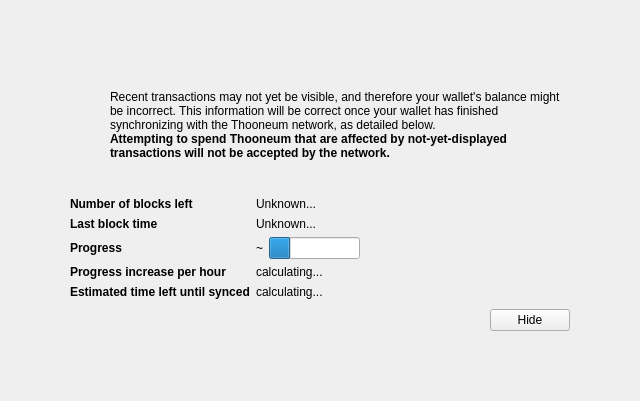
<?xml version="1.0" encoding="UTF-8"?>
<ui version="4.0">
 <class>ModalOverlay</class>
 <widget class="ModalOverlay" name="ModalOverlay">
  <property name="geometry">
   <rect>
    <x>0</x>
    <y>0</y>
    <width>640</width>
    <height>401</height>
   </rect>
  </property>
  <property name="windowTitle">
   <string>Form</string>
  </property>
  <layout class="QVBoxLayout" name="verticalLayout" stretch="0">
   <property name="sizeConstraint">
    <enum>QLayout::SetDefaultConstraint</enum>
   </property>
   <property name="leftMargin">
    <number>0</number>
   </property>
   <property name="topMargin">
    <number>0</number>
   </property>
   <property name="rightMargin">
    <number>0</number>
   </property>
   <property name="bottomMargin">
    <number>0</number>
   </property>
   <item>
    <widget class="QWidget" name="bgWidget" native="true">
     <property name="styleSheet">
      <string notr="true"/>
     </property>
     <layout class="QVBoxLayout" name="verticalLayoutMain" stretch="0">
      <property name="leftMargin">
       <number>60</number>
      </property>
      <property name="topMargin">
       <number>60</number>
      </property>
      <property name="rightMargin">
       <number>60</number>
      </property>
      <property name="bottomMargin">
       <number>60</number>
      </property>
      <item>
       <widget class="QWidget" name="contentWidget" native="true">
        <property name="styleSheet">
         <string notr="true"/>
        </property>
        <layout class="QVBoxLayout" name="verticalLayoutSub" stretch="1,0,0,0,0">
         <property name="spacing">
          <number>0</number>
         </property>
         <property name="leftMargin">
          <number>10</number>
         </property>
         <property name="topMargin">
          <number>10</number>
         </property>
         <property name="rightMargin">
          <number>10</number>
         </property>
         <property name="bottomMargin">
          <number>10</number>
         </property>
         <item>
          <layout class="QHBoxLayout" name="horizontalLayoutIconText" stretch="0,1">
           <property name="topMargin">
            <number>20</number>
           </property>
           <item>
            <layout class="QVBoxLayout" name="verticalLayoutIcon">
             <property name="leftMargin">
              <number>0</number>
             </property>
             <item>
              <widget class="QPushButton" name="warningIcon">
               <property name="enabled">
                <bool>false</bool>
               </property>
               <property name="text">
                <string/>
               </property>
               <property name="icon">
                <iconset>
                 <normaloff>:/icons/warning</normaloff>
                 <disabledoff>:/icons/warning</disabledoff>:/icons/warning</iconset>
               </property>
               <property name="iconSize">
                <size>
                 <width>48</width>
                 <height>48</height>
                </size>
               </property>
               <property name="flat">
                <bool>true</bool>
               </property>
              </widget>
             </item>
             <item>
              <spacer name="verticalSpacerWarningIcon">
               <property name="orientation">
                <enum>Qt::Vertical</enum>
               </property>
               <property name="sizeHint" stdset="0">
                <size>
                 <width>20</width>
                 <height>40</height>
                </size>
               </property>
              </spacer>
             </item>
            </layout>
           </item>
           <item>
            <layout class="QVBoxLayout" name="verticalLayoutInfoText">
             <property name="leftMargin">
              <number>0</number>
             </property>
             <property name="topMargin">
              <number>0</number>
             </property>
             <item>
              <widget class="QLabel" name="infoText">
               <property name="text">
                <string>Recent transactions may not yet be visible, and therefore your wallet's balance might be incorrect. This information will be correct once your wallet has finished synchronizing with the Thooneum network, as detailed below.</string>
               </property>
               <property name="textFormat">
                <enum>Qt::RichText</enum>
               </property>
               <property name="wordWrap">
                <bool>true</bool>
               </property>
              </widget>
             </item>
             <item>
              <widget class="QLabel" name="infoTextStrong">
               <property name="font">
                <font>
                 <weight>75</weight>
                 <bold>true</bold>
                </font>
               </property>
               <property name="text">
                <string>Attempting to spend Thooneum that are affected by not-yet-displayed transactions will not be accepted by the network.</string>
               </property>
               <property name="textFormat">
                <enum>Qt::RichText</enum>
               </property>
               <property name="wordWrap">
                <bool>true</bool>
               </property>
              </widget>
             </item>
             <item>
              <spacer name="verticalSpacerInTextSpace">
               <property name="orientation">
                <enum>Qt::Vertical</enum>
               </property>
               <property name="sizeHint" stdset="0">
                <size>
                 <width>20</width>
                 <height>40</height>
                </size>
               </property>
              </spacer>
             </item>
            </layout>
           </item>
          </layout>
         </item>
         <item>
          <spacer name="verticalSpacerAfterText">
           <property name="orientation">
            <enum>Qt::Vertical</enum>
           </property>
           <property name="sizeHint" stdset="0">
            <size>
             <width>20</width>
             <height>40</height>
            </size>
           </property>
          </spacer>
         </item>
         <item>
          <layout class="QFormLayout" name="formLayout">
           <property name="fieldGrowthPolicy">
            <enum>QFormLayout::FieldsStayAtSizeHint</enum>
           </property>
           <property name="horizontalSpacing">
            <number>6</number>
           </property>
           <property name="verticalSpacing">
            <number>6</number>
           </property>
           <property name="topMargin">
            <number>10</number>
           </property>
           <item row="0" column="0">
            <widget class="QLabel" name="labelNumberOfBlocksLeft">
             <property name="font">
              <font>
               <weight>75</weight>
               <bold>true</bold>
              </font>
             </property>
             <property name="text">
              <string>Number of blocks left</string>
             </property>
            </widget>
           </item>
           <item row="0" column="1">
            <widget class="QLabel" name="numberOfBlocksLeft">
             <property name="text">
              <string>Unknown...</string>
             </property>
            </widget>
           </item>
           <item row="1" column="0">
            <widget class="QLabel" name="labelLastBlockTime">
             <property name="font">
              <font>
               <weight>75</weight>
               <bold>true</bold>
              </font>
             </property>
             <property name="text">
              <string>Last block time</string>
             </property>
            </widget>
           </item>
           <item row="1" column="1">
            <widget class="QLabel" name="newestBlockDate">
             <property name="sizePolicy">
              <sizepolicy hsizetype="Maximum" vsizetype="Preferred">
               <horstretch>0</horstretch>
               <verstretch>0</verstretch>
              </sizepolicy>
             </property>
             <property name="text">
              <string>Unknown...</string>
             </property>
            </widget>
           </item>
           <item row="2" column="0">
            <widget class="QLabel" name="labelSyncDone">
             <property name="font">
              <font>
               <weight>75</weight>
               <bold>true</bold>
              </font>
             </property>
             <property name="text">
              <string>Progress</string>
             </property>
            </widget>
           </item>
           <item row="2" column="1">
            <layout class="QHBoxLayout" name="horizontalLayoutSync" stretch="0,1">
             <item>
              <widget class="QLabel" name="percentageProgress">
               <property name="text">
                <string notr="true">~</string>
               </property>
              </widget>
             </item>
             <item>
              <widget class="QProgressBar" name="progressBar">
               <property name="value">
                <number>24</number>
               </property>
               <property name="format">
                <string/>
               </property>
              </widget>
             </item>
            </layout>
           </item>
           <item row="4" column="0">
            <widget class="QLabel" name="labelProgressIncrease">
             <property name="font">
              <font>
               <weight>75</weight>
               <bold>true</bold>
              </font>
             </property>
             <property name="text">
              <string>Progress increase per hour</string>
             </property>
            </widget>
           </item>
           <item row="4" column="1">
            <widget class="QLabel" name="progressIncreasePerH">
             <property name="text">
              <string>calculating...</string>
             </property>
            </widget>
           </item>
           <item row="5" column="0">
            <widget class="QLabel" name="labelEstimatedTimeLeft">
             <property name="font">
              <font>
               <weight>75</weight>
               <bold>true</bold>
              </font>
             </property>
             <property name="text">
              <string>Estimated time left until synced</string>
             </property>
            </widget>
           </item>
           <item row="5" column="1">
            <widget class="QLabel" name="expectedTimeLeft">
             <property name="text">
              <string>calculating...</string>
             </property>
            </widget>
           </item>
          </layout>
         </item>
         <item>
          <layout class="QHBoxLayout" name="horizontalLayoutButtons">
           <property name="leftMargin">
            <number>10</number>
           </property>
           <property name="topMargin">
            <number>10</number>
           </property>
           <item>
            <spacer name="horizontalSpacer">
             <property name="orientation">
              <enum>Qt::Horizontal</enum>
             </property>
             <property name="sizeHint" stdset="0">
              <size>
               <width>40</width>
               <height>20</height>
              </size>
             </property>
            </spacer>
           </item>
           <item>
            <widget class="QPushButton" name="closeButton">
             <property name="text">
              <string>Hide</string>
             </property>
            </widget>
           </item>
          </layout>
         </item>
         <item>
          <layout class="QVBoxLayout" name="verticalLayout_2">
           <item>
            <spacer name="verticalSpacer">
             <property name="orientation">
              <enum>Qt::Vertical</enum>
             </property>
             <property name="sizeHint" stdset="0">
              <size>
               <width>20</width>
               <height>40</height>
              </size>
             </property>
            </spacer>
           </item>
          </layout>
         </item>
        </layout>
       </widget>
      </item>
     </layout>
    </widget>
   </item>
  </layout>
 </widget>
 <customwidgets>
  <customwidget>
   <class>ModalOverlay</class>
   <extends>QWidget</extends>
   <header>modaloverlay.h</header>
   <container>1</container>
  </customwidget>
 </customwidgets>
 <resources/>
 <connections/>
</ui>
